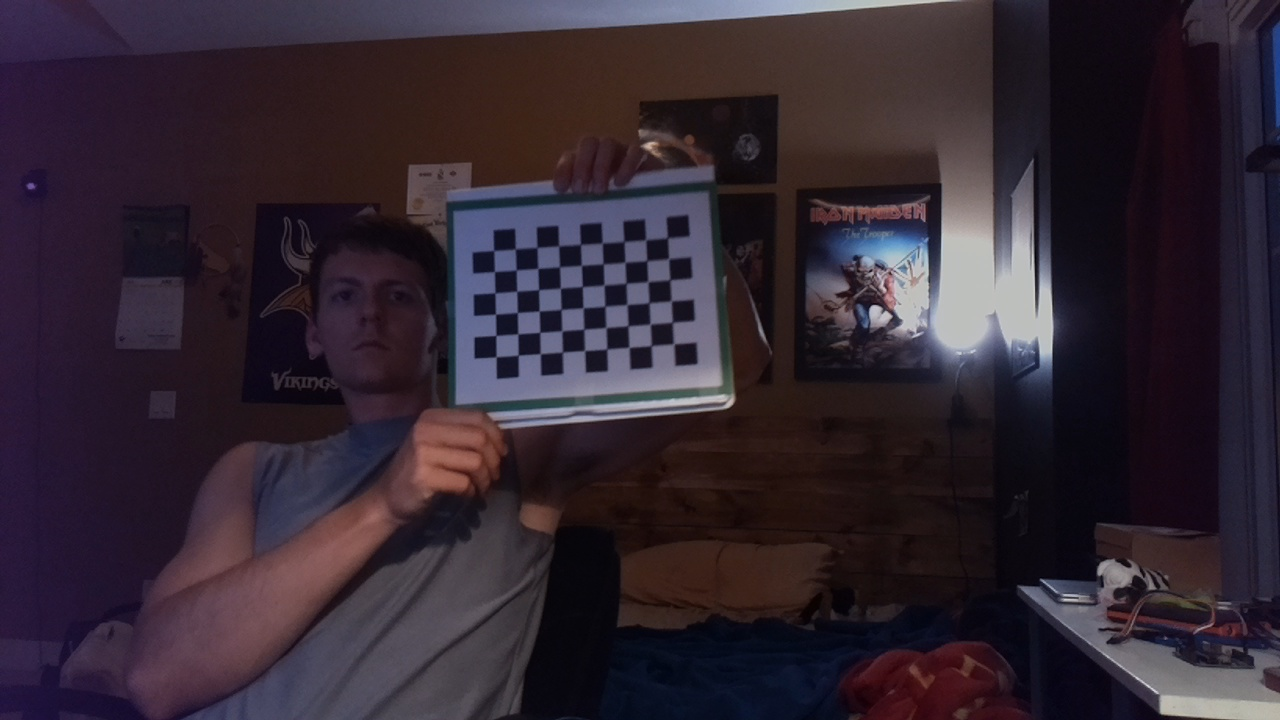
#> input picture checkerboardcals0.jpg, 1280 x 720 px; its folder holds only this picture in this run
$ python camcal.py
#> lines starting #> are read from the running program, lines starting #| are printed output that depends on the picture; after the words box and inside, x2 and y2 are one past the last pixel; in counts of white or black regions, pixels touching at a corner belong together
import numpy as np
import cv2
import glob
import yaml
# termination criteria
criteria = (cv2.TERM_CRITERIA_EPS + cv2.TERM_CRITERIA_MAX_ITER, 1, 0.001) #CHANGE THE NUMBER 24 TO THE SIZE OF A CHECKERBOARD SQUARE IN MILLIMETERS

# prepare object points, like (0,0,0), (1,0,0), (2,0,0) ....,(6,5,0)
objp = np.zeros((6*9,3), np.float32)
objp[:,:2] = np.mgrid[0:9,0:6].T.reshape(-1,2)
print("Hello1?")
# Arrays to store object points and image points from all the images.
objpoints = [] # 3d point in real world space
imgpoints = [] # 2d points in image plane.
print("Hello2?")
images = glob.glob('*.jpg')
print("Hello3?")
print(len(images))

for fname in images:
    img = cv2.imread(fname)
#> img is the input picture: shape (720, 1280, 3); mean B, G, R 49.8, 39.1, 50.3
    #img = cv2.resize(img, (0,0), fx=0.2, fy=0.2)
    gray = cv2.cvtColor(img,cv2.COLOR_BGR2GRAY)
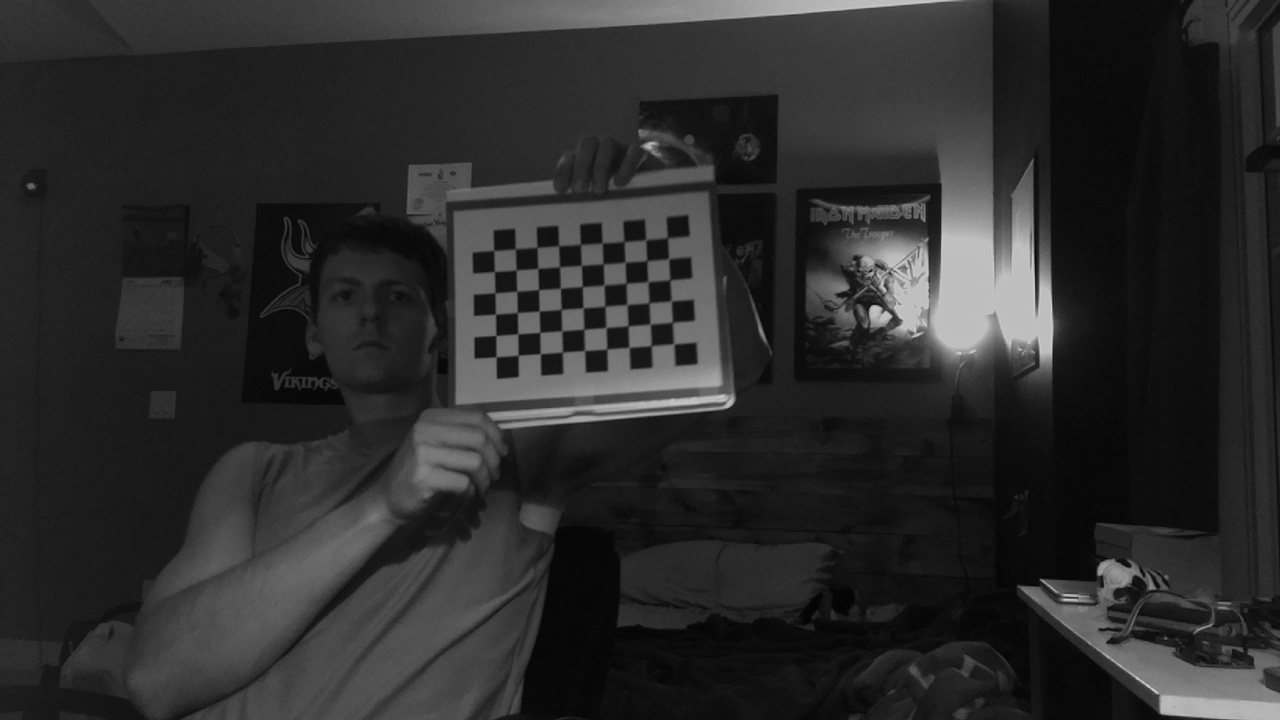
#> gray: shape (720, 1280); min 1, max 219, mean 43.6

    # Find the chess board corners
    ret, corners = cv2.findChessboardCorners(gray, (9,6),None)
#> ret = True; corners = 54 rows, first 8: [673.9, 343.6], [651.1, 345.9], [629.1, 347.1], [606.8, 348.9], [584.6, 350.5], [562.6, 352], [540.4, 353.8], [518.5, 355]

    # If found, add object points, image points (after refining them)
    if ret == True:
        objpoints.append(objp)

        corners2 = cv2.cornerSubPix(gray,corners,(11,11),(-1,-1),criteria)
#> corners2 = 54 rows, first 8: [673.7, 343.9], [651.2, 345.6], [629, 347.3], [606.8, 349], [584.6, 350.6], [562.4, 352.1], [540.2, 353.7], [518.2, 355.2]
        imgpoints.append(corners2)
        print("Hello?") #This actually means it was a successful find
        # Draw and display the corners
        img = cv2.drawChessboardCorners(img, (9,6), corners2,ret)
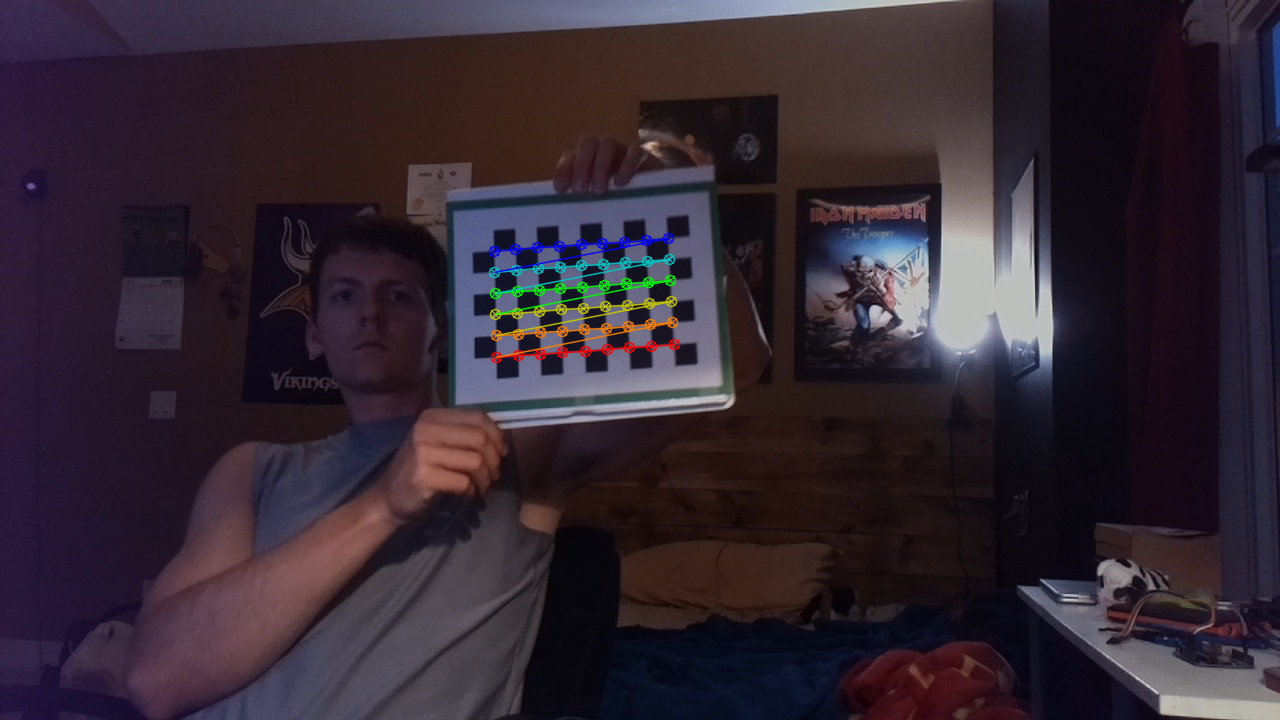
#> img: shape (720, 1280, 3); 1.05% of pixels changed, all inside (x1, y1, x2, y2) = (488, 232, 681, 364)
        cv2.imshow('img',img)
        cv2.waitKey(50)
    else:
        print("Error, couldn't find stuff")
        cv2.imshow('img',gray)
        cv2.waitKey(50)

ret, mtx, dist, rvecs, tvecs = cv2.calibrateCamera(objpoints, imgpoints, gray.shape[::-1],None,None)
#> ret = 0.167; mtx = [[2062.3, 0, 624.5], [0, 2308.3, 409.3], [0, 0, 1]]; dist = [[-1.68, 144.8, -0.0763, -0.00166, 1.36]]; rvecs = ([0.0627, 0.767, 2.99],); tvecs = ([2.2, -2.61, 92.75],)
data = {'camera_matrix': np.asarray(mtx).tolist(), 'dist_coeff': np.asarray(dist).tolist()}
#> data = {'camera_matrix': [[2062.3, 0, 624.5], [0, 2308.3, 409.3], [0, 0, 1]], 'dist_coeff': [[-1.68, 144.8, -0.0763, -0.00166, 1.36]]}
with open("calibration.yaml", "w") as f:
    yaml.dump(data, f)

cv2.destroyAllWindows()

$ run again, on checkerboardcals12.jpg
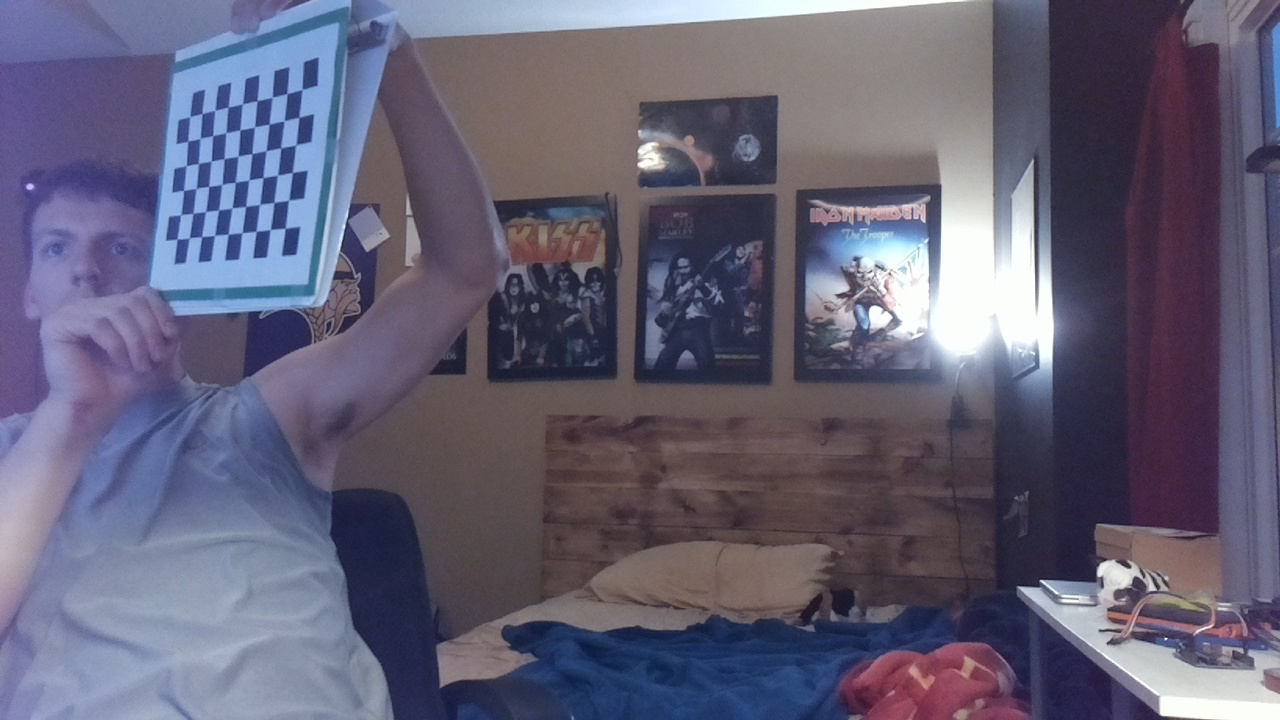
#> input picture checkerboardcals12.jpg, 1280 x 720 px
#> img is the input picture: shape (720, 1280, 3); mean B, G, R 117.7, 96.3, 99.5
#> `gray = cv2.cvtColor(img,cv2.COLOR_BGR2GRAY)`:
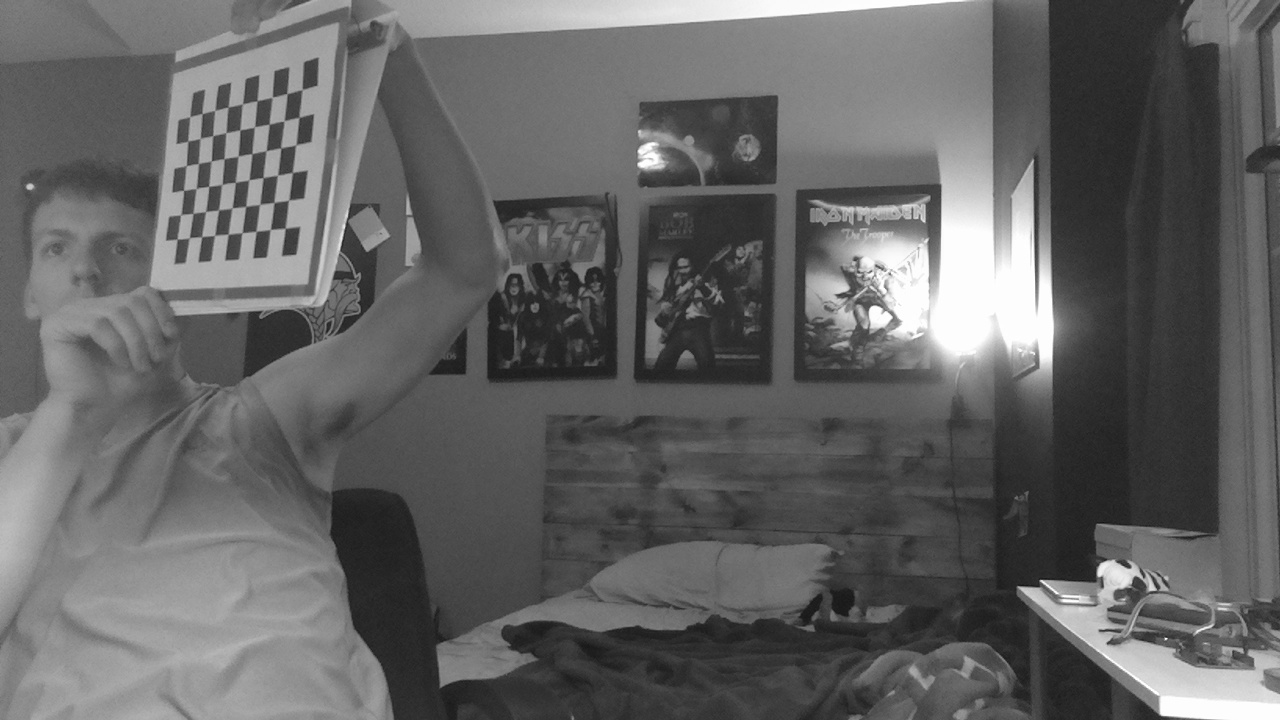
#> gray: shape (720, 1280); min 15, max 255, mean 99.7
#> `ret, corners = cv2.findChessboardCorners(gray, (9,6),None)`: ret = True; corners = 54 rows, first 8: [285.3, 228.2], [270.5, 229.4], [256, 231.4], [242.3, 232.6], [228.2, 234.2], [214.6, 235.3], [201.7, 236.9], [189.6, 237.5]
#> corners2 = 54 rows, first 8: [285.2, 228.2], [270.2, 229.6], [256.1, 231.3], [242.1, 232.7], [228.1, 234.1], [214.4, 235.3], [201.3, 236.6], [190.1, 237.9]
#> `img = cv2.drawChessboardCorners(img, (9,6), corners2,ret)`:
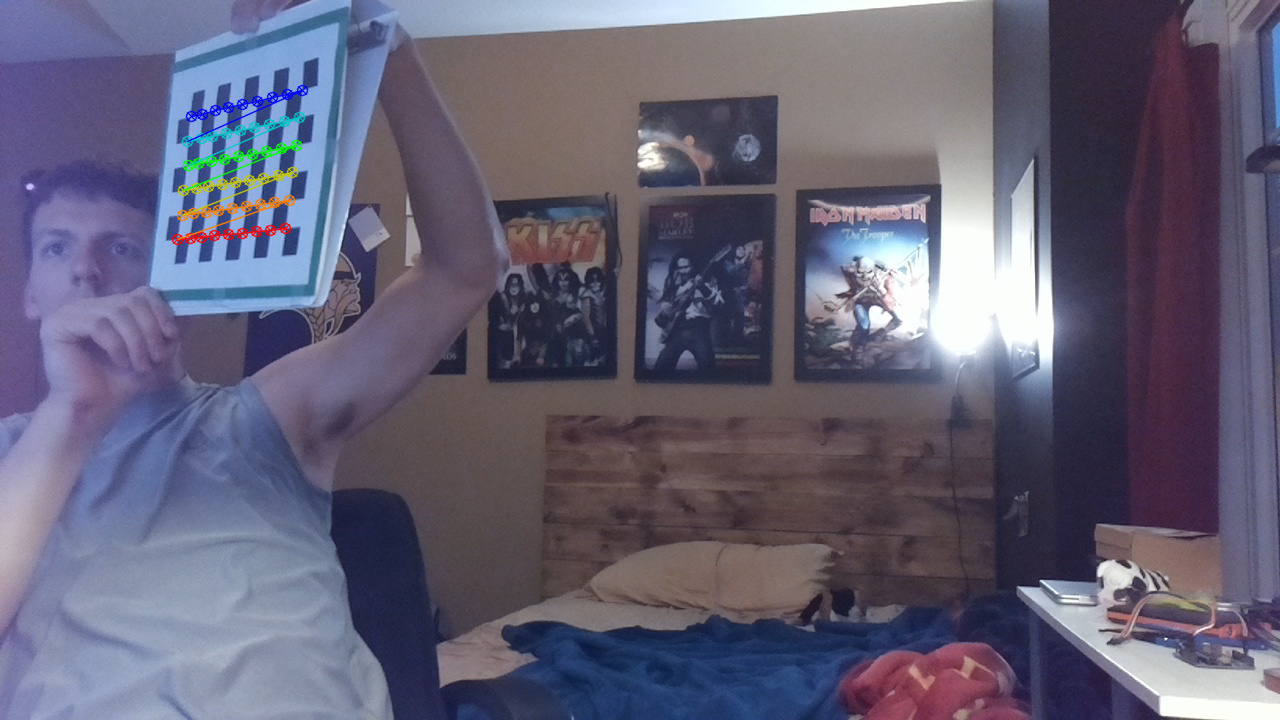
#> img: shape (720, 1280, 3); 0.83% of pixels changed, all inside (x1, y1, x2, y2) = (171, 84, 309, 246)
#> `ret, mtx, dist, rvecs, tvecs = cv2.calibrateCamera(objpoints, imgpoint..`: ret = 0.902; mtx = [[2620.5, 0, 732.5], [0, 5745, 622.6], [0, 0, 1]]; dist = [[-9.12, 61.42, -0.0558, -0.214, -198.9]]; rvecs = ([0.309, 1.32, -2.62],); tvecs = ([-20.78, -8.57, 99.99],)
#> data = {'camera_matrix': [[2620.5, 0, 732.5], [0, 5745, 622.6], [0, 0, 1]], 'dist_coeff': [[-9.12, 61.42, -0.0558, -0.214, -198.9]]}
